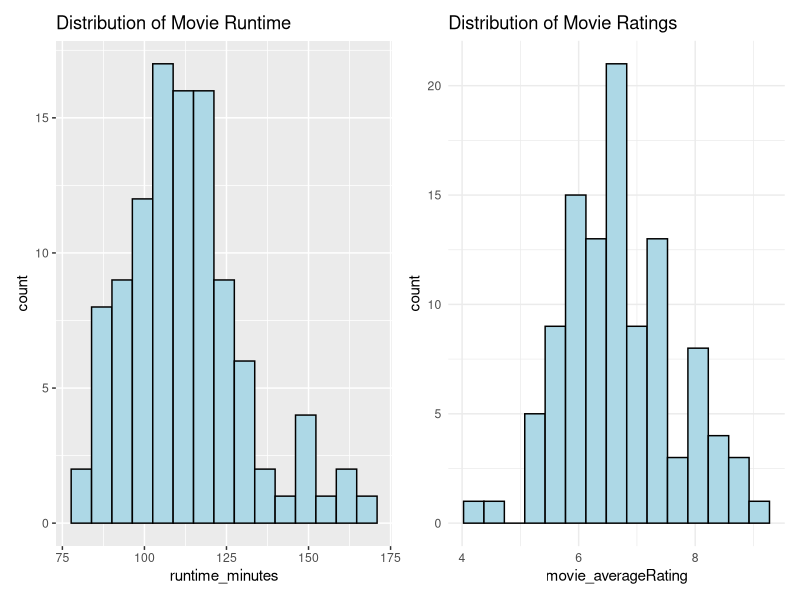
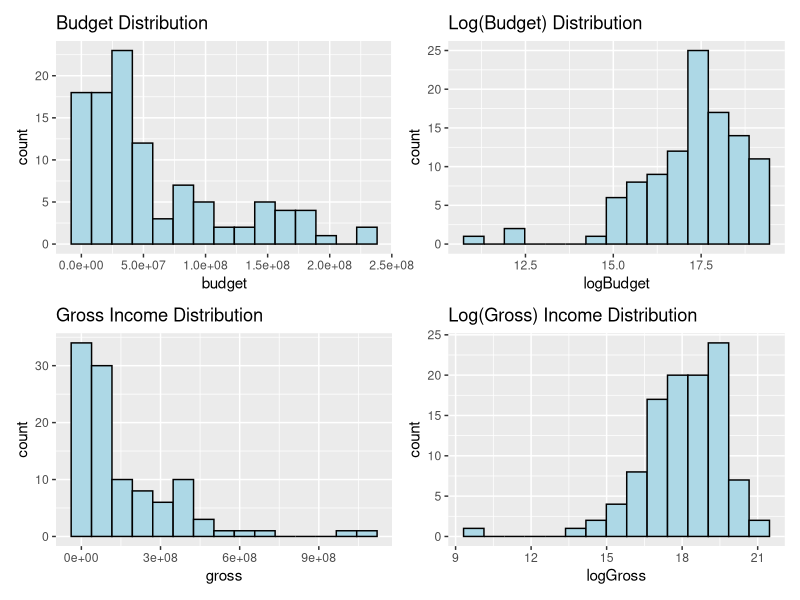
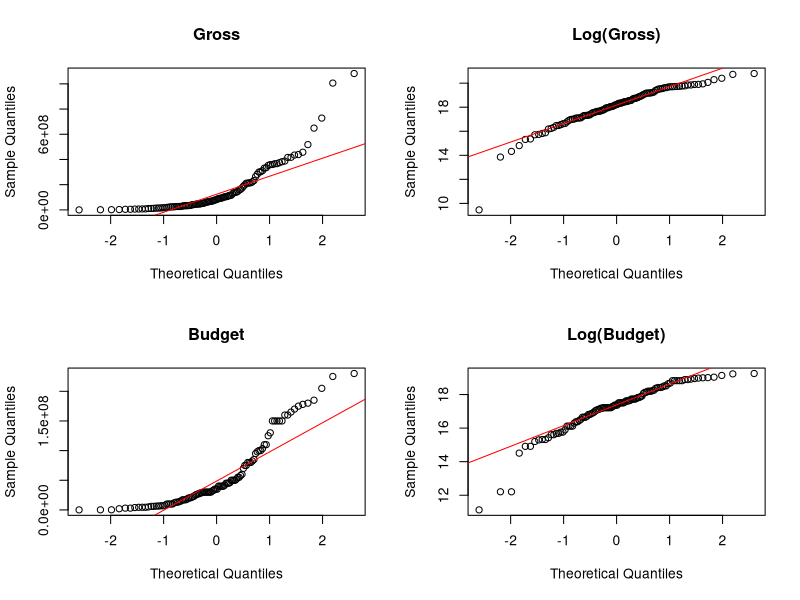
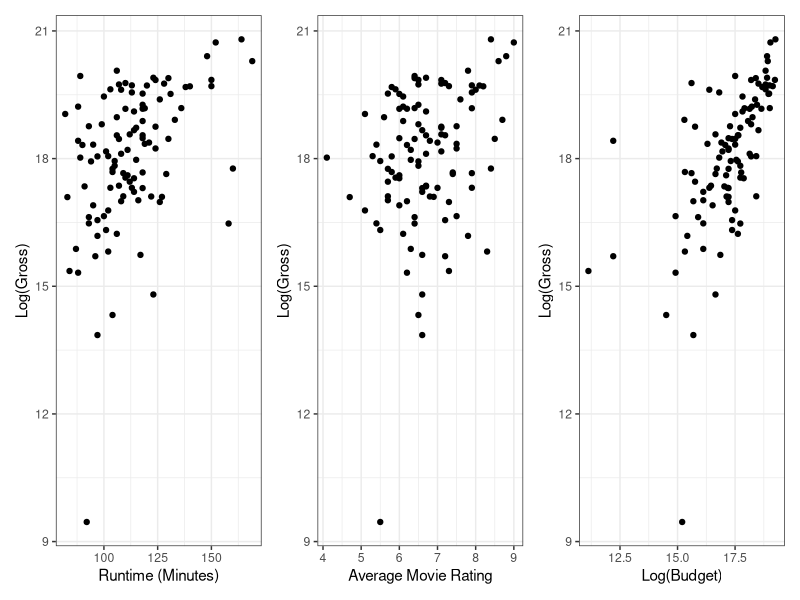
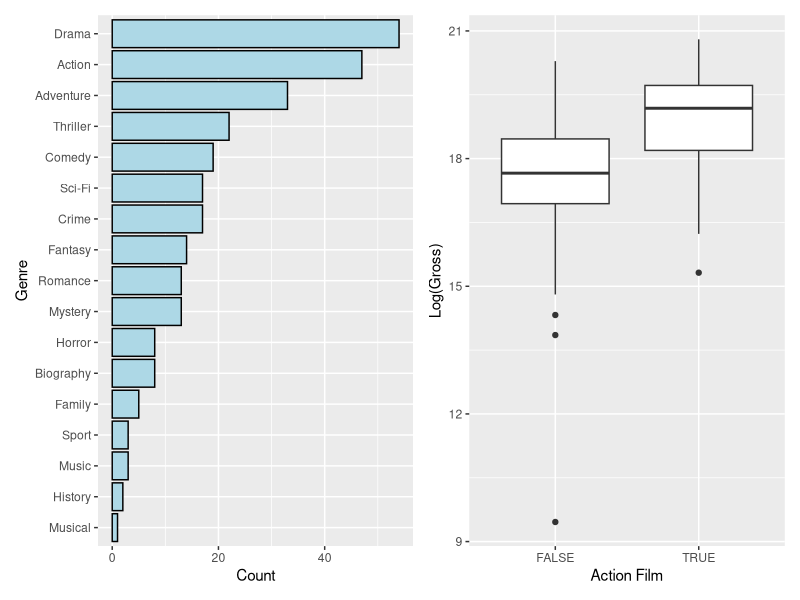
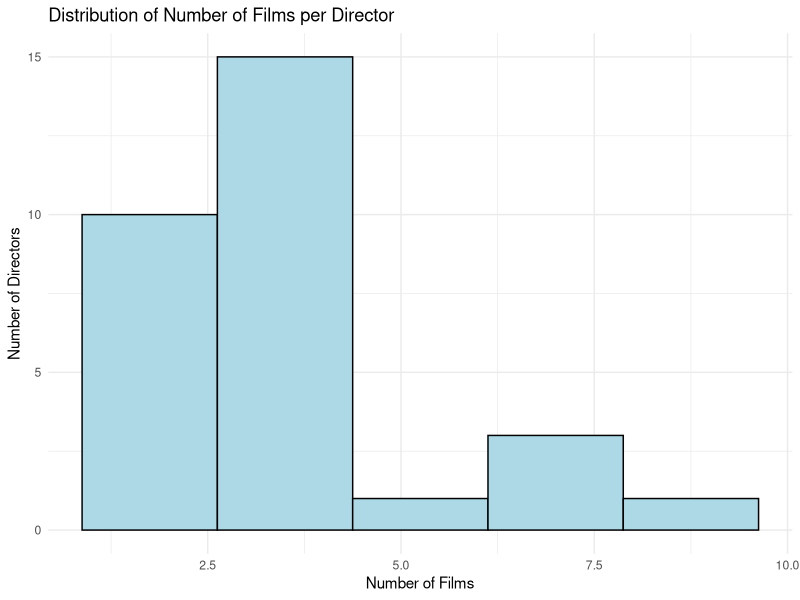
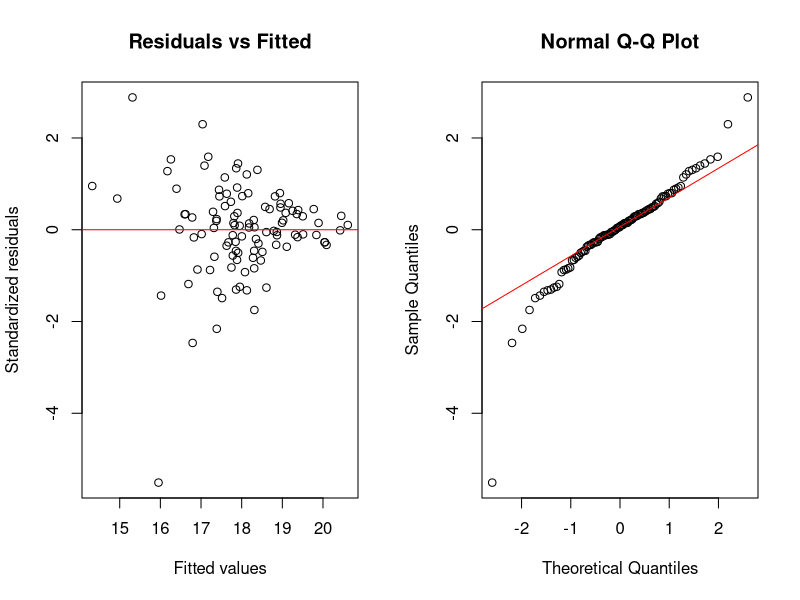

These figures' R source, in order:
## ---- chunk 1
knitr::opts_chunk$set(echo = TRUE)
setwd('/Users/azranarvel/Documents/Stat3301')
## ---- chunk 2

# Load packages
library(ggplot2)
library(tidyverse)
library(patchwork)

# Import data
raw_data <- read_csv("dataset79.csv")

# Check for missing values and duplicate rows
sum(is.na(raw_data))
any(duplicated(raw_data))

# Create log-transformed variables
raw_data$logBudget <- log(raw_data$budget)
raw_data$logGross <- log(raw_data$gross)
## ---- chunk 3
p_runtime <- ggplot(raw_data, aes(x = runtime_minutes)) +
  geom_histogram(bins = 15, color="black", fill="lightblue") +
  labs(title = "Distribution of Movie Runtime")

p_rating <- ggplot(raw_data, aes(x = movie_averageRating)) +
  geom_histogram(bins = 15, color="black", fill="lightblue") +
  labs(title = "Distribution of Movie Ratings") +
  theme_minimal()
## ---- chunk 4
# Appendix B2: Budget and gross (raw vs log)
p_gross <- ggplot(raw_data, aes(x = gross)) +
  geom_histogram(bins = 15, color="black", fill="lightblue") +
  labs(title = "Gross Income Distribution")

p_loggross <- ggplot(raw_data, aes(x = logGross)) +
  geom_histogram(bins = 15, color="black", fill="lightblue") +
  labs(title = "Log(Gross) Income Distribution")

p_budget <- ggplot(raw_data, aes(x = budget)) +
  geom_histogram(bins = 15, color="black", fill="lightblue") +
  labs(title = "Budget Distribution")

p_logbudget <- ggplot(raw_data, aes(x = logBudget)) +
  geom_histogram(bins = 15, color="black", fill="lightblue") +
  labs(title = "Log(Budget) Distribution")

(p_runtime | p_rating) 
(p_budget | p_logbudget) / (p_gross | p_loggross)
## ---- chunk 5
par(mfrow = c(2, 2))  

qqnorm(raw_data$gross, main = "Gross")
qqline(raw_data$gross, col = "red")

qqnorm(raw_data$logGross, main = "Log(Gross)")
qqline(raw_data$logGross, col = "red")

qqnorm(raw_data$budget, main = "Budget")
qqline(raw_data$budget, col = "red")

qqnorm(raw_data$logBudget, main = "Log(Budget)")
qqline(raw_data$logBudget, col = "red")
## ---- chunk 6
p_runtime_gross <- 
ggplot(raw_data, aes(x = runtime_minutes, y = logGross)) +
  geom_point() +
  theme_bw() +
  labs(x = "Runtime (Minutes)", y = "Log(Gross)")

p_rating_gross <- 
ggplot(raw_data, aes(x = movie_averageRating, y = logGross)) +
  geom_point() +
  theme_bw() +
  labs(x = "Average Movie Rating", y = "Log(Gross)")

p_budget_gross <- 
ggplot(raw_data, aes(x = logBudget, y = logGross)) +
  geom_point() +
  theme_bw() +
  labs(x = "Log(Budget)", y = "Log(Gross)")

(p_runtime_gross | p_rating_gross | p_budget_gross)
## ---- chunk 7
# Genre counts
all_genres_long <- raw_data %>%
  separate_rows(genres, sep = ",") %>%
  mutate(genres = str_trim(genres))

genre_counts <- all_genres_long %>%
  group_by(genres) %>%
  summarise(count = n()) %>%
  arrange(desc(count))

p_genre_counts <-
ggplot(genre_counts, aes(x = reorder(genres, count), y = count)) +
  geom_col(color="black", fill="lightblue") +
  coord_flip() +
  labs(x = "Genre", y = "Count")

# Action indicator
raw_data <- raw_data %>%
  mutate( is_action = str_detect(genres, "Action"))

p_action_box <-
ggplot(raw_data, aes(x = is_action, y = logGross)) +
  geom_boxplot() +
  labs(x = "Action Film", y = "Log(Gross)")

p_genre_counts | p_action_box
## ---- chunk 8
director_count <- raw_data %>% 
  count(director_name) %>% arrange(desc(n))

raw_data %>%
  group_by(director_name) %>%
  summarise(avg_gross = mean(logGross, na.rm = TRUE)) %>%
  arrange(desc(avg_gross)) 

raw_data <- raw_data %>%
  mutate(is_top_director = director_name == "Christopher Nolan")

ggplot(director_count, aes(x = n)) + 
  geom_histogram(bins = 5, color = "black", fill = "lightblue") + 
  labs( title = "Distribution of Number of Films per Director", 
        x = "Number of Films", 
        y = "Number of Directors" ) + 
  theme_minimal()
## ---- chunk 9
# Base and alternative models
m_base <- lm(logGross ~ logBudget + movie_averageRating, data = raw_data)
m_runtime <- lm(logGross ~ logBudget + runtime_minutes + movie_averageRating, data = raw_data)
m_action_genre <- lm(logGross ~ logBudget + movie_averageRating + is_action, data = raw_data)
m_director <- lm(logGross ~ logBudget + movie_averageRating + is_top_director, data = raw_data)

# ANOVA Comparisons
anova(m_base, m_runtime)
anova(m_base, m_action_genre)
anova(m_base, m_director)

# Information Criteria
AIC(m_base, m_action_genre, m_runtime, m_director)
## ---- chunk 10
# Final model
m_final <- lm(logGross ~ logBudget + movie_averageRating + is_action, data = raw_data)

# Residual diagnostics
par(mfrow=c(1,2))

r_standardized <- rstandard(m_final)
plot(fitted(m_final), r_standardized,
     main = "Residuals vs Fitted",
     xlab = "Fitted values", ylab = "Standardized residuals")
abline(h = 0, col = "red")

qqnorm(rstandard(m_final))
qqline(rstandard(m_final), col = "red")

summary(m_final)
## ---- chunk 11
# New movie specification
new_movie <- data.frame(
  logBudget = log(10000000),       
  movie_averageRating = 7.0,
  is_action = FALSE
)

# Prediction interval
pred <- predict(m_final, newdata = new_movie, interval = "prediction", level = 0.95)

# Back-transform from log to dollar scale
exp(pred)  
